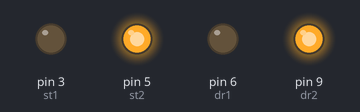
Simulated run of this sketch. Board: Arduino Uno, built with avr-gcc and run on an emulated ATmega328P. Parts: output pins drawn as LEDs (lit = HIGH).

Above: at 0.1 s.
Timing chart, 0 to 1.6 s (numbered marks = the images above):
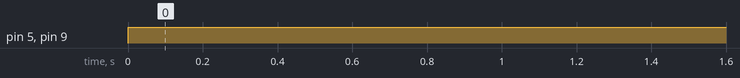

Measured:
- by itself, pin 5 (st2), pin 9 (dr2): LOW → HIGH at 0.00 s

The sketch:

miscare_fata.ino
```cpp
int st1 = 3;
int st2 = 5;
int dr1 = 6;
int dr2 = 9;

void setup() {
  pinMode(st1, OUTPUT);
  pinMode(st2, OUTPUT);
  pinMode(dr1, OUTPUT);
  pinMode(dr2, OUTPUT);

  digitalWrite(st1, LOW);
  digitalWrite(st2, LOW);
  digitalWrite(dr1, LOW);
  digitalWrite(dr2, LOW);
}

void loop() {
  digitalWrite(st1, LOW);
  digitalWrite(st2, HIGH);
  digitalWrite(dr1, LOW);
  digitalWrite(dr2, HIGH);
}
```
